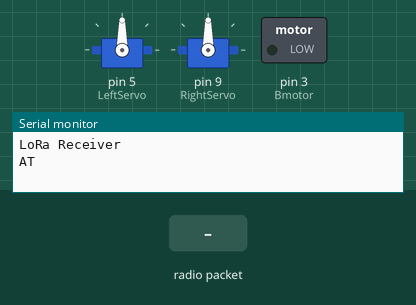
The sketch below on a simulated Arduino Uno, built with avr-gcc and run on an emulated ATmega328P. Shown: 2 × servo, switched loads named in the sketch (green lamp = pin HIGH), the last lines printed to the serial monitor. Inputs (shaded band) come from the test bench. No radio packets arrive unless stated.

Above: at 3.3 s.
3.4 s: radio packet "5" arrives
At 4.4 s:
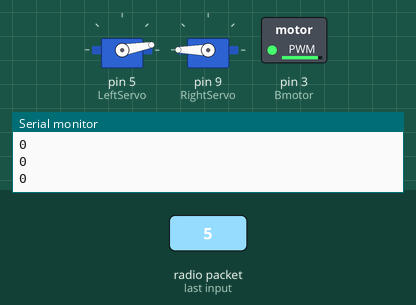
Timing chart, 0 to 6.4 s (numbered marks = the images above; inputs shaded):
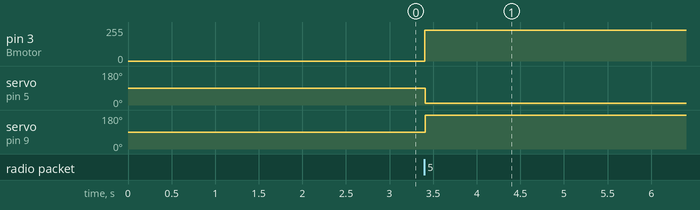

Measured:
- after the input at 3.4 s, pin 3 (Bmotor): 0/255 → 229/255 at once; servo on pin 5 (LeftServo): 90° → 10° at once; servo on pin 9 (RightServo): 90° → 180° at once

The sketch:

cmti_receiver.ino
```cpp
#include <LoRa.h>

// Long Range RC Plane Receiver Side Programming
// https://www.electroniclinic.com/

#include <Servo.h>
#include <SPI.h>

#include <LoRa.h>


Servo servoLeft;
Servo servoRight;

String myString;
String garbage;
char data;

int receive_flag = 0;
// for brushless motor
int Bmotor = 3; // the brushless motor speed controller pwm wire is connected with D1.
int LeftServo = 5;
int RightServo = 9;

int updownFlag = 0;

void setup() {
  // put your setup code here, to run once:

Serial.begin(9600);

  while (!Serial);


  Serial.println("LoRa Receiver");


  if (!LoRa.begin(433E6)) {

    Serial.println("Starting LoRa failed!");

    while (1);

  }

servoLeft.attach(LeftServo);
servoRight.attach(RightServo);
servoLeft.write(90);
servoRight.write(90);
delay(2000);
analogWrite(Bmotor,0);
Serial.print("AT\r\n");

delay(100);
}

void loop() {
  // put your main code here, to run repeatedly:
  int packetSize = LoRa.parsePacket();

  if (packetSize) {

    // received a packet

    Serial.print("Received packet '");


    // read packet

    while (LoRa.available()) {

      Serial.print((char)LoRa.read());

    }
     // print RSSI of packet

    Serial.print("' with RSSI ");

    Serial.println(LoRa.packetRssi());


  garbage = (char)LoRa.read(); // consists of the +ERR=2 ERROR.

  myString = (char)LoRa.read();
  //Serial.println(myString);

  //Serial.println("Garbage:");
  //Serial.println(garbage);

//String l = getValue(myString, ',', 0); // address
//String m = getValue(myString, ',', 1); // data length
String n = getValue(myString, ',', 2); // data
//String o = getValue(myString, ',', 3); //RSSI
//String p = getValue(myString, ',', 4); //SNR

//Serial.println("Address:");
//Serial.println(l);
//
//Serial.println("data length:");
//Serial.println(m);
//
//Serial.println("Data:");
//Serial.println(n);
//
//Serial.println("RSSI:");
//Serial.println(o);
//
//Serial.println("SNR:");
//Serial.println(p);

// now i am going to split the data string n which consists of the Sensors values
// in this string sensors values are separated by the % sign.

String q = getValue(n, '%', 0); // speed
String r = getValue(n, '%', 1); // up and down
String s = getValue(n, '%', 2); // left and right

if ((q == "") || ( r == "") || (s == ""));
int Fspeed = q.toInt(); // Speed
int UpDown = r.toInt(); // Up and Down control
int LeftRight = s.toInt(); // Left and Right control


Serial.println(Fspeed); // speed
Serial.println(UpDown); // up and down
Serial.println(LeftRight); // left and right


Fspeed = map(Fspeed, 100, 1023, 0, 255);
if( Fspeed > 255)
{
  Fspeed = 255;
}


analogWrite(Bmotor,Fspeed);
delay(10);

if (( UpDown > 490) && (UpDown < 510))
{
  servoLeft.write(90);
  servoRight.write(90);
  delay(100);
}

if (UpDown > 600 )
{
  servoLeft.write(180);
  servoRight.write(10);
  delay(100);
}

if (UpDown < 300 )
{
  servoLeft.write(10);
  servoRight.write(180);
  delay(100);
}


if (LeftRight > 600 )
{
  servoRight.write(10);
  delay(500);
}

if ( LeftRight < 300 )
{
  servoLeft.write(10);
  delay(500);

}


//myString = "";
//Serial.print("AT\r\n");
}
}


String getValue(String data, char separator, int index)
{
    int found = 0;
    int strIndex[] = { 0, -1 };
    int maxIndex = data.length() - 1;

    for (int i = 0; i <= maxIndex && found <= index; i++) {
        if (data.charAt(i) == separator || i == maxIndex) {
            found++;
            strIndex[0] = strIndex[1] + 1;
            strIndex[1] = (i == maxIndex) ? i+1 : i;
        }
    }
    return found > index ? data.substring(strIndex[0], strIndex[1]) : "";
}
```
